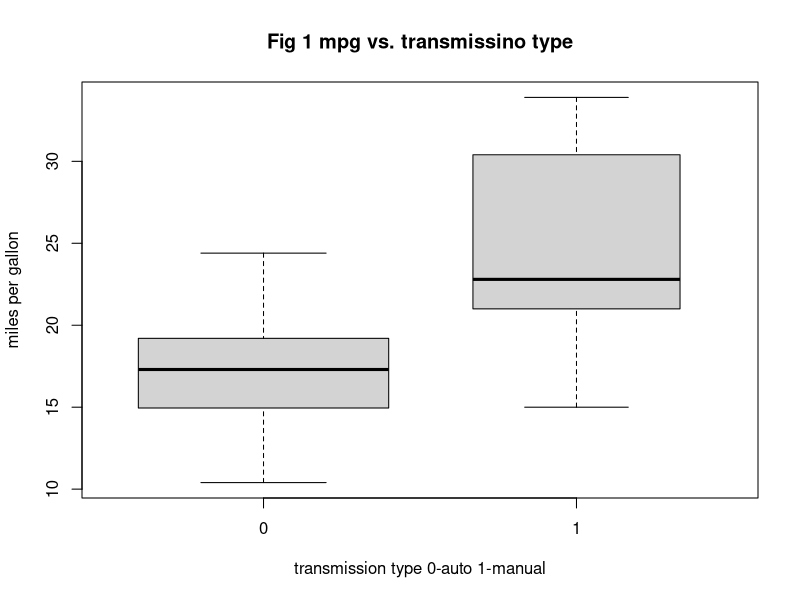
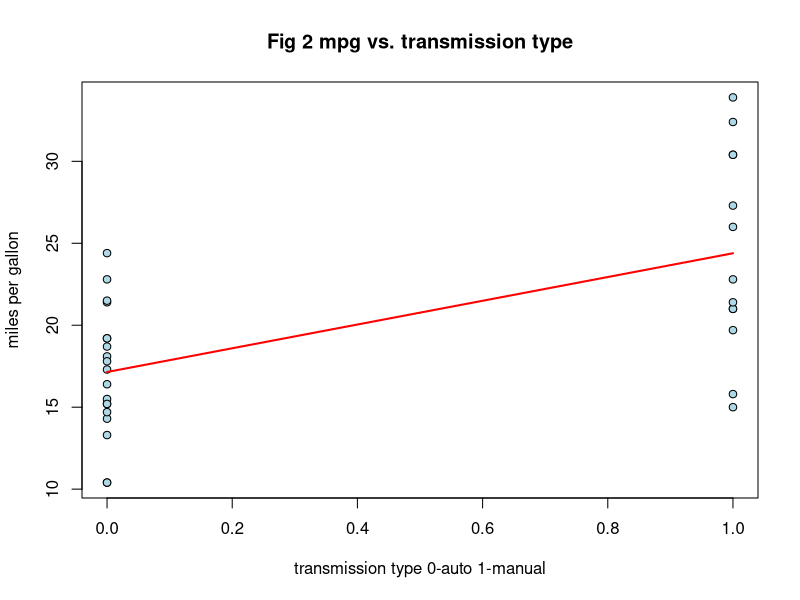
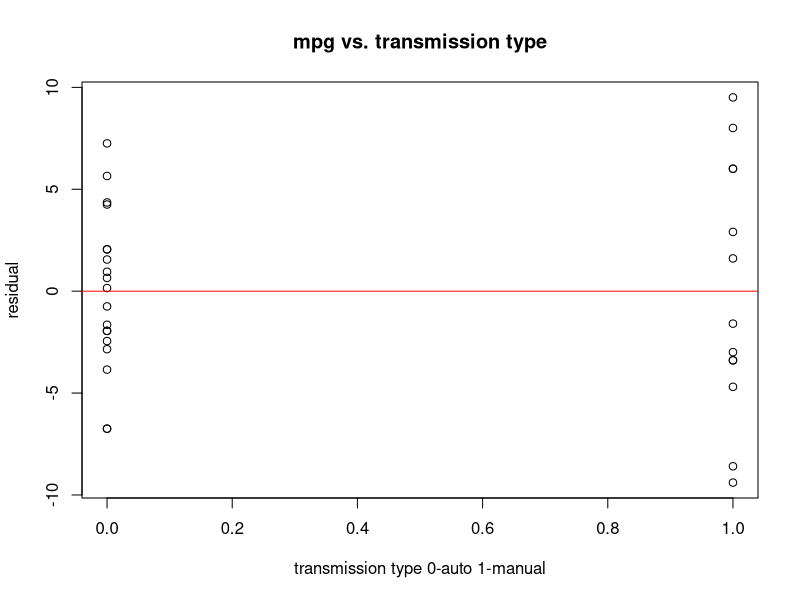
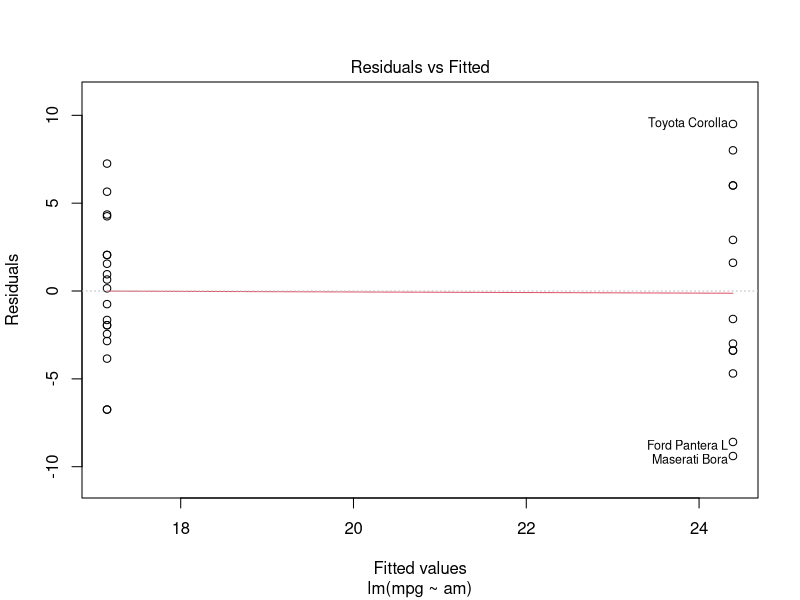
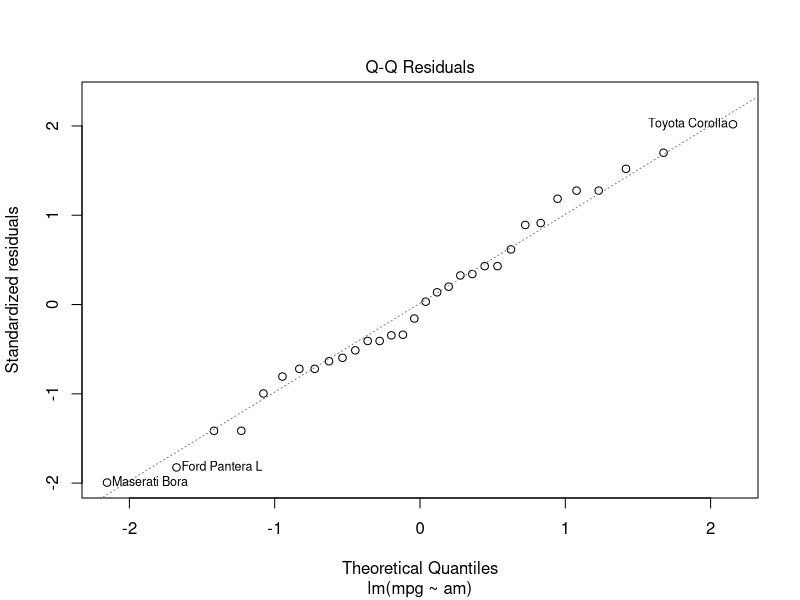

The R script that drew these images, in order:
## ---- chunk 1
knitr::opts_chunk$set(echo = TRUE)
## ---- chunk 2
data(mtcars)
Acars<-mtcars[mtcars$am == 0, ]
Mcars<-mtcars[mtcars$am == 1, ]
t.test(Acars$mpg)
t.test(Mcars$mpg)
## ---- chunk 3
fitcars<-lm(mpg~am, mtcars)
yhat<-predict(fitcars)
summary(fitcars)
## ---- chunk 4
data(mtcars)
boxplot(mpg~am, mtcars, varwidth=TRUE, main="Fig 1 mpg vs. transmissino type", 
        xlab="transmission type 0-auto 1-manual", 
        ylab="miles per gallon")
## ---- chunk 5
plot(mtcars$am, mtcars$mpg, 
     xlab= "transmission type 0-auto 1-manual",
     ylab= "miles per gallon",
     # axis=(side=1, at=c(0,1)),
     main= "Fig 2 mpg vs. transmission type",
     pch=21, bg="lightblue", cex=1)
lines(mtcars$am, yhat, col="red", lwd=2)
## ---- chunk 6
plot(mtcars$am, resid(fitcars),
     xlab="transmission type 0-auto 1-manual",
     ylab="residual",
     main="mpg vs. transmission type")
abline(0,0, col="red") # plot the residual plot
## ---- chunk 7
plot(fitcars, which=1) # residual vs. fitted values
## ---- chunk 8
plot(fitcars, which=2) # residual vs. fitted values
